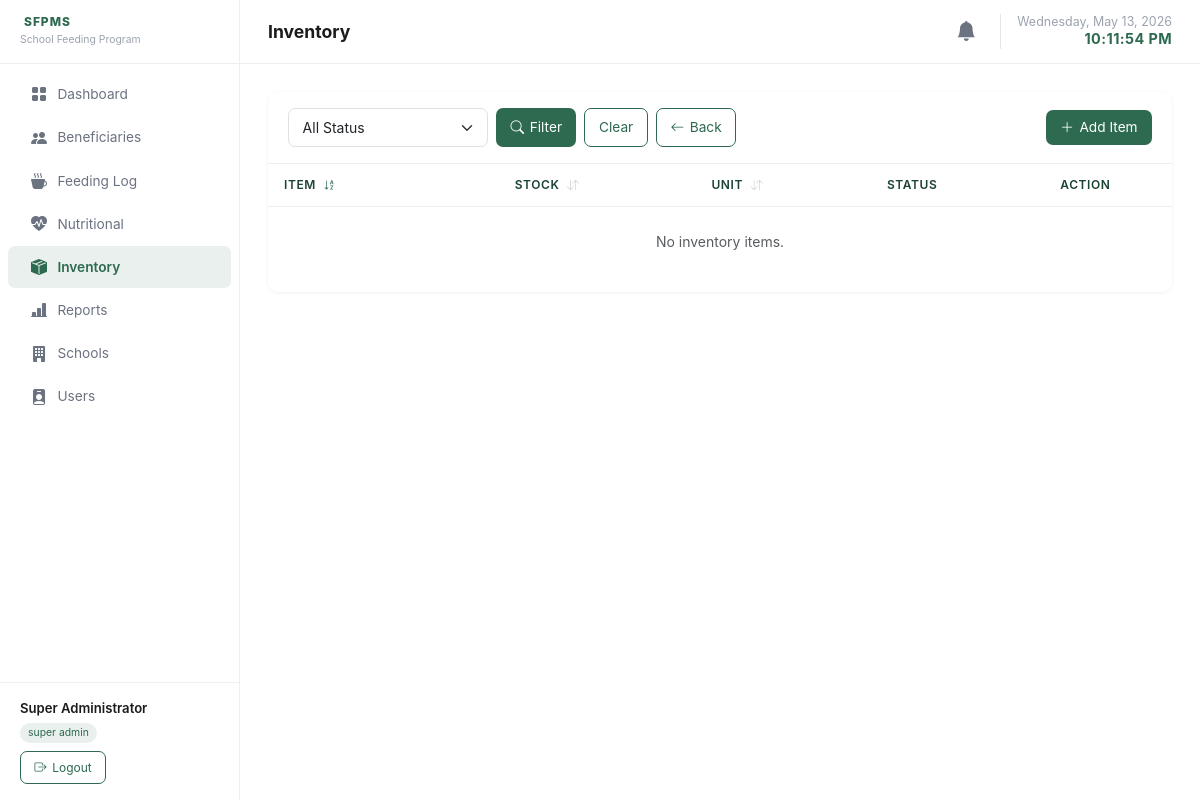
/pages/inventory.php?view_school=45 (signed in), run on an earlier commit of the app's database.
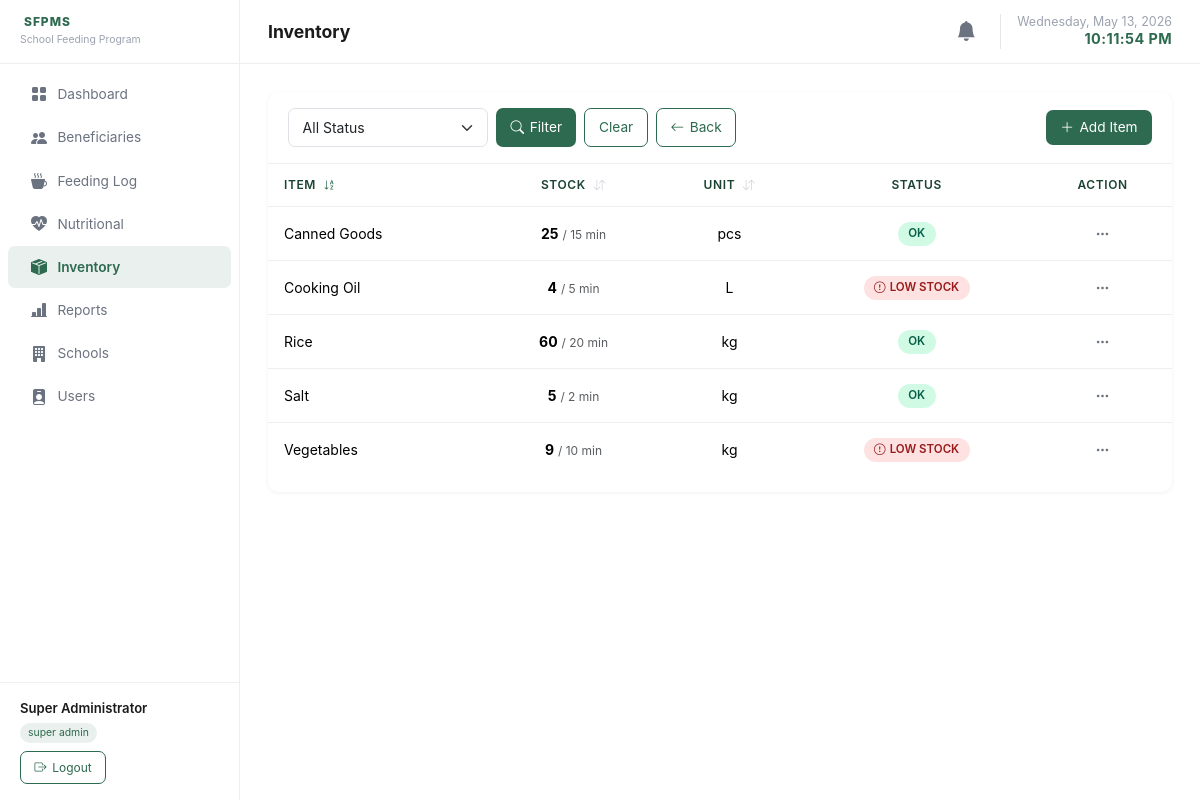
And on a later commit of the database.
### tables this page shows
CREATE TABLE inventory (
    id              INT UNSIGNED AUTO_INCREMENT PRIMARY KEY,
    school_id       INT UNSIGNED NOT NULL,
    item_name       VARCHAR(150) NOT NULL,
    unit            VARCHAR(30) NOT NULL DEFAULT 'pcs',
    quantity        DECIMAL(10,2) NOT NULL DEFAULT 0,
    low_stock_threshold DECIMAL(10,2) NOT NULL DEFAULT 10,
    last_updated    TIMESTAMP DEFAULT CURRENT_TIMESTAMP ON UPDATE CURRENT_TIMESTAMP,
    FOREIGN KEY (school_id) REFERENCES schools(id) ON DELETE CASCADE
);

### classes/Inventory.php (called while the page is built, shortened)
<?php
class Inventory {
    public static function getAll(
        ?int $schoolId = null,
        string $statusFilter = '',
        int $page = 1,
        int $perPage = 15,
        string $sortBy = 'item_name',
        string $sortDir = 'asc'
    ): array {
        $pdo    = getPDO();
        $where  = ['1=1'];
        $params = [];
        if ($schoolId) {
            $where[]  = 'i.school_id = ?';
            $params[] = $schoolId;
        }
        $allowedSorts = ['item_name', 'school_name', 'quantity', 'unit'];
        $sortBy = in_array($sortBy, $allowedSorts) ? $sortBy : 'item_name';
        $sortDir = strtolower($sortDir) === 'desc' ? 'DESC' : 'ASC';
        if ($sortBy === 'school_name') {
            $orderBy = "s.name {$sortDir}, i.item_name ASC";
        } else {
            $orderBy = "i.{$sortBy} {$sortDir}, i.item_name ASC";
        }
        $offset = ($page - 1) * $perPage;
        $sql = "
            SELECT i.*, s.name AS school_name,
                   IF(i.quantity <= i.low_stock_threshold, 1, 0) AS is_low
            FROM inventory i
            JOIN schools s ON s.id = i.school_id
            WHERE " . implode(' AND ', $where) . "
            ORDER BY {$orderBy}
            LIMIT " . (int)$perPage . " OFFSET " . (int)$offset . "
        ";
        $stmt = $pdo->prepare($sql);
        $stmt->execute($params);
        return $stmt->fetchAll();
    }
    public static function countAll(?int $schoolId = null, string $statusFilter = ''): int {
        $pdo    = getPDO();
        $where  = ['1=1'];
        $params = [];
        if ($schoolId) {
            $where[]  = 'school_id = ?';
            $params[] = $schoolId;
        }
        $sql = "SELECT COUNT(*) FROM inventory WHERE " . implode(' AND ', $where);
        $stmt = $pdo->prepare($sql);
        $stmt->execute($params);
        return (int) $stmt->fetchColumn();
    }
}

### controllers/inventory.php (called while the page is built, shortened)
<?php
require_once __DIR__ . '/../classes/Inventory.php';
require_once __DIR__ . '/../includes/helpers.php';
$viewSchoolId = $_GET['view_school'] ?? null;
if ($viewSchoolId) {
    $statusFilter = $_GET['status'] ?? '';
    $totalCount = Inventory::countAll($viewSchoolId, $statusFilter);
    $pag = paginate($totalCount, 20);
    $sortBy  = in_array($_GET['sort'] ?? '', ['item_name', 'quantity', 'unit']) ? $_GET['sort'] : 'item_name';
    $sortDir = ($_GET['dir'] ?? 'asc') === 'desc' ? 'desc' : 'asc';
    $items = Inventory::getAll($viewSchoolId, $statusFilter, $pag['page'], $pag['perPage'], $sortBy, $sortDir);
}

### pages/inventory.php (the view, shortened to what the changed rows need)
<?php
require_once __DIR__ . '/../controllers/inventory.php';
require_once __DIR__ . '/../includes/header.php';
?>
<?php if (!$viewSchoolId): ?>
<?php
$summaries = Inventory::getSchoolSummaries($isSA ? null : $schoolId);
$sortBy  = in_array($_GET['sort'] ?? '', ['school_name', 'total_items', 'low_stock_items']) ? $_GET['sort'] : 'school_name';
$sortDir = ($_GET['dir'] ?? 'asc') === 'desc' ? 'desc' : 'asc';
sortArray($summaries, $sortBy, $sortDir);
?>
<div class="table-wrapper">
  <div class="table-header">
    <div style="font-weight:600;font-size:.95rem;">School Inventory Overview</div>
  </div>
  <div class="table-responsive">
    <table class="table">
      <thead>
        <tr>
          <th>
            <a href="<?= sortUrl('school_name', $sortBy, $sortDir) ?>" class="text-decoration-none text-inherit">
              School Name <?= sortIcon('school_name', $sortBy, $sortDir) ?>
            </a>
          </th>
          <th class="text-center">
            <a href="<?= sortUrl('total_items', $sortBy, $sortDir) ?>" class="text-decoration-none text-inherit">
              Total Distinct Items <?= sortIcon('total_items', $sortBy, $sortDir) ?>
            </a>
          </th>
          <th class="text-center">
            <a href="<?= sortUrl('low_stock_items', $sortBy, $sortDir) ?>" class="text-decoration-none text-inherit">
              Stock Status <?= sortIcon('low_stock_items', $sortBy, $sortDir) ?>
            </a>
          </th>
          <th class="text-center">Action</th>
        </tr>
      </thead>
      <tbody>
        <?php if (empty($summaries)): ?>
        <tr><td colspan="4" class="text-center text-muted py-4">No schools found.</td></tr>
        <?php else: ?>
        <?php foreach ($summaries as $s): ?>
        <tr>
          <td><?= htmlspecialchars($s['school_name']) ?></td>
          <td class="text-center"><strong><?= number_format($s['total_items']) ?></strong> items</td>
          <td class="text-center">
            <?php if ($s['low_stock_items'] > 0): ?>
              <span class="status-badge badge-low"><i class="bi bi-exclamation-circle me-1"></i><?= number_format($s['low_stock_items']) ?> Low Stock</span>
            <?php else: ?>
              <span class="status-badge badge-ok">All Good</span>
            <?php endif; ?>
          </td>
          <td class="text-center">
            <a href="inventory.php?view_school=<?= $s['school_id'] ?>" class="btn-primary-custom text-decoration-none px-3 py-1" style="font-size:0.85rem;">
              View Inventory
            </a>
          </td>
        </tr>
        <?php endforeach; ?>
        <?php endif; ?>
      </tbody>
    </table>
  </div>
</div>
<?php else: ?>
<div class="table-wrapper">
  <div class="table-responsive">
    <table class="table" id="inventoryTable">
      <thead>
        <tr>
          <th>
            <a href="<?= sortUrl('item_name', $sortBy, $sortDir) ?>&view_school=<?= $viewSchoolId ?>" class="text-decoration-none text-inherit">
              Item <?= sortIcon('item_name', $sortBy, $sortDir) ?>
            </a>
          </th>
          <th class="text-center">
            <a href="<?= sortUrl('quantity', $sortBy, $sortDir) ?>&view_school=<?= $viewSchoolId ?>" class="text-decoration-none text-inherit">
              Stock <?= sortIcon('quantity', $sortBy, $sortDir) ?>
            </a>
          </th>
          <th class="text-center">
            <a href="<?= sortUrl('unit', $sortBy, $sortDir) ?>&view_school=<?= $viewSchoolId ?>" class="text-decoration-none text-inherit">
              Unit <?= sortIcon('unit', $sortBy, $sortDir) ?>
            </a>
          </th>
          <th class="text-center">Status</th>
          <th class="text-center">Action</th>
        </tr>
      </thead>
      <tbody>
        <?php if (empty($items)): ?>
        <tr><td colspan="5" class="text-center text-muted py-4">No inventory items.</td></tr>
        <?php else: ?>
        <?php foreach ($items as $it): ?>
        <tr>
          <td><?= htmlspecialchars($it['item_name']) ?></td>
          <td class="text-center">
            <strong><?= number_format($it['quantity'], 0) ?></strong>
            <span class="text-muted" style="font-size:.75rem;">/ <?= number_format($it['low_stock_threshold'], 0) ?> min</span>
          </td>
          <td class="text-center"><?= htmlspecialchars($it['unit']) ?></td>
          <td class="text-center">
            <?php if ($it['is_low']): ?>
              <span class="status-badge badge-low"><i class="bi bi-exclamation-circle me-1"></i>LOW STOCK</span>
            <?php else: ?>
              <span class="status-badge badge-ok">OK</span>
            <?php endif; ?>
          </td>
          <td class="text-center">
            <div class="dropdown">
              <button class="btn-dots" data-bs-toggle="dropdown" id="ddInv<?= $it['id'] ?>">
                <i class="bi bi-three-dots"></i>
              </button>
            </div>
          </td>
        </tr>
        <?php endforeach; ?>
        <?php endif; ?>
      </tbody>
    </table>
  </div>
</div>
<?php endif; ?>
<?php require_once __DIR__ . '/../includes/footer.php'; ?>

### includes/header.php (shortened to what the changed rows need)
<?php
require_once __DIR__ . '/../includes/helpers.php';
$current = basename($_SERVER['PHP_SELF'], '.php');
$navItems = [
    'dashboard'    => ['icon' => 'grid-fill',          'label' => 'Dashboard',    'roles' => []],
    'beneficiaries'=> ['icon' => 'people-fill',         'label' => 'Beneficiaries','roles' => []],
    'feeding_log'  => ['icon' => 'cup-hot-fill',        'label' => 'Feeding Log',  'roles' => []],
    'nutritional'  => ['icon' => 'heart-pulse-fill',    'label' => 'Nutritional',  'roles' => []],
    'inventory'    => ['icon' => 'box-seam-fill',       'label' => 'Inventory',    'roles' => ['super_admin', 'school_admin']],
    'reports'      => ['icon' => 'bar-chart-line-fill', 'label' => 'Reports',      'roles' => []],
    'schools'      => ['icon' => 'building-fill',       'label' => 'Schools',      'roles' => ['super_admin']],
    'users'        => ['icon' => 'person-badge-fill',   'label' => 'Users',        'roles' => ['super_admin']],
];
require_once __DIR__ . '/../classes/Notification.php';
?>
<!doctype html>
<html lang="en">
<head>
  <link rel="stylesheet" href="https://cdn.jsdelivr.net/npm/bootstrap@5.3.3/dist/css/bootstrap.min.css">
  <link rel="stylesheet" href="https://cdn.jsdelivr.net/npm/bootstrap-icons@1.11.3/font/bootstrap-icons.min.css">
  <link rel="stylesheet" href="../assets/css/app.css?v=<?= time() ?>">
</head>
<body>
<nav id="sidebar">
  <div class="sidebar-nav">
    <?php foreach ($navItems as $page => $item):
    ?>
    <a href="<?= $page ?>.php"
       class="nav-link-item <?= $current === $page ? 'active' : '' ?>">
      <i class="bi bi-<?= $item['icon'] ?>"></i>
      <?= $item['label'] ?>
    </a>
    <?php endforeach; ?>
  </div>
</nav>
<div id="main-content">
  <div class="page-body">

What changed in the data, as far as the page shows it:
now on this page (row edited): inventory: item_name "Canned Goods", quantity "25", low_stock_threshold "15", unit "pcs", shows "OK"
now on this page (row edited): inventory: item_name "Cooking Oil", quantity "4", low_stock_threshold "5", unit "L", shows "LOW STOCK"
now on this page (row edited): inventory: item_name "Rice", quantity "60", low_stock_threshold "20", unit "kg", shows "OK"
now on this page (row edited): inventory: item_name "Salt", quantity "5", low_stock_threshold "2", unit "kg", shows "OK"
now on this page (row edited): inventory: item_name "Vegetables", quantity "9", low_stock_threshold "10", unit "kg", shows "LOW STOCK"
Also different on the page:
text no longer shown: "No inventory items."
